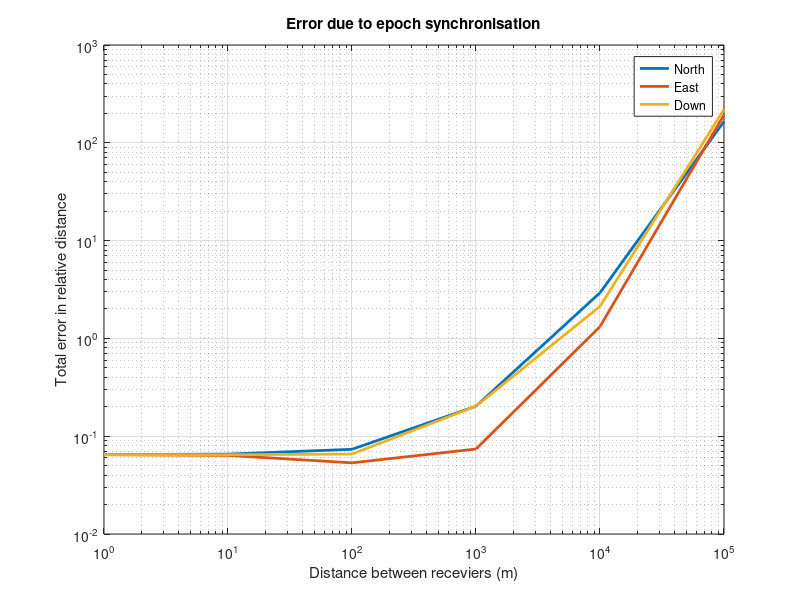

MATLAB code to generate this figure:
load epochErrors
power = [0:1:5];
x = 10.^power;

northtot = sqrt(sum(error_north(1,:).^2+error_north(2,:).^2+error_north(3,:).^2,1));
easttot = sqrt(sum(error_east(1,:).^2+error_east(2,:).^2+error_east(3,:).^2,1));
downtot = sqrt(sum(error_down(1,:).^2+error_down(2,:).^2+error_down(3,:).^2,1));
close all
loglog(x,northtot,'LineWidth',2)
hold on
loglog(x,easttot,'LineWidth',2);
loglog(x,downtot,'LineWidth',2);
legend('North','East','Down')
xlabel('Distance between receviers (m)')
ylabel('Total error in relative distance')
title('Error due to epoch synchronisation')
grid on


% figure(1)
% loglog(x,abs(error_north(1,1:end-1)));
% hold on
% loglog(x,abs(error_north(2,1:end-1)))
% loglog(x,abs(error_north(3,1:end-1)))
% legend('north error','east error','down error')
% title('north')
% 
% figure(2)
% loglog(x,abs(error_east(1,1:end-1)));
% hold on
% loglog(x,abs(error_east(2,1:end-1)))
% loglog(x,abs(error_east(3,1:end-1)))
% legend('north error','east error','down error')
% title('east')
% 
% figure(3)
% loglog(x,abs(error_down(1,1:end-1)));
% hold on
% loglog(x,abs(error_down(2,1:end-1)))
% loglog(x,abs(error_down(3,1:end-1)))
% legend('north error','east error','down error')
% title('north')